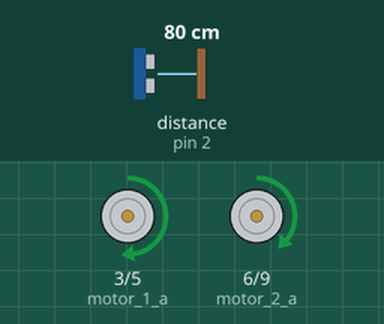
Simulated run of this sketch. Board: Arduino Uno, built with avr-gcc and run on an emulated ATmega328P. Shown: motor-driver pin pairs drawn as motors (green arrow = first pin HIGH = forward, orange = second pin HIGH = backward, longer = more drive). The test bench sets the inputs (shaded band); at power-on: distance to the obstacle (sensor on pin 2) 80 cm. The echo pulse lasts 58.3 µs per cm.

Above: at 1.2 s.
1.3 s: distance to the obstacle (sensor on pin 2) set to 2 cm
At 2.5 s:
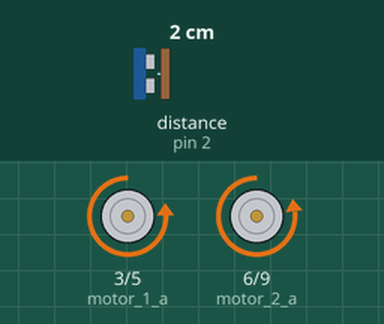
2.8 s: distance to the obstacle (sensor on pin 2) set to 18 cm
At 3.6 s:
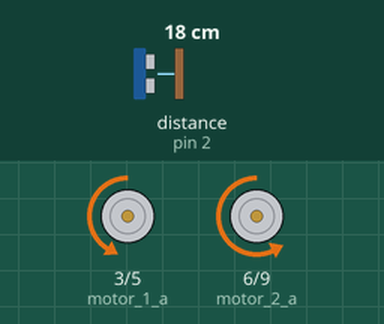
4.3 s: distance to the obstacle (sensor on pin 2) set to 35 cm
At 4.8 s:
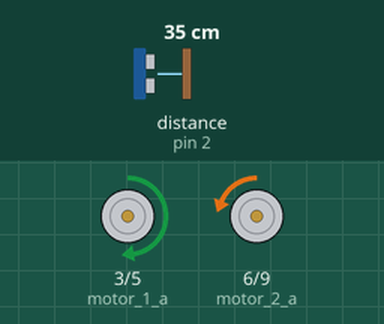
5.8 s: distance to the obstacle (sensor on pin 2) set to 120 cm
At 6.1 s:
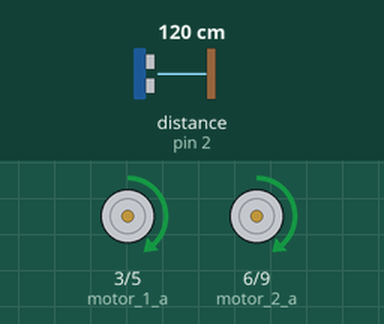
7.3 s: distance to the obstacle (sensor on pin 2) set to 250 cm
At 7.8 s:
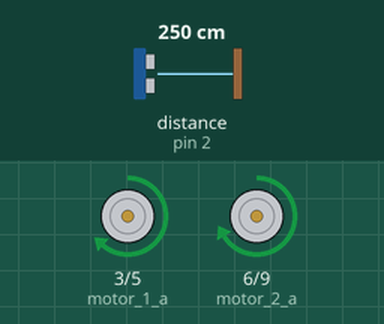
8.8 s: distance to the obstacle (sensor on pin 2) set to 299 cm
At 9.1 s:
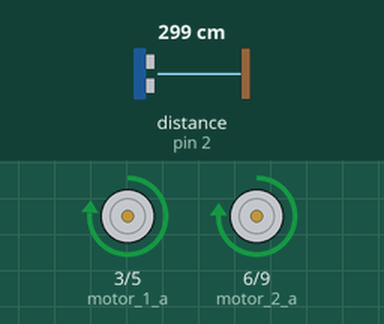
Timing chart, 0 to 11.3 s (numbered marks = the images above; inputs shaded):
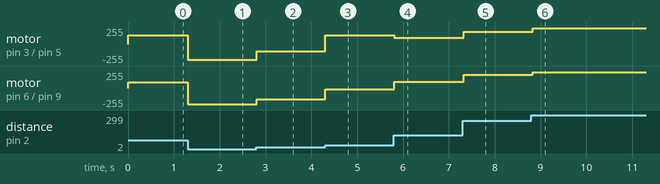

The sketch:

carrinho_rna1.ino
```cpp
const int motor_1_a   	= 3;
const int motor_1_b   	= 5;
const int motor_2_a		= 6;
const int motor_2_b		= 9;
const int sensor		= 2;
const int SENSOR_MAX	= 300;
const int SENSOR_MIN	= 50;

//Dados da rede
const double w1[5] =
  	{ -20.9891, 3.44292, 0.570445, 8.65519, 2.11751 };

const double w2[2][5] =
	{
    	{ -9.53031, -3.55946, -0.271678, 6.04317, -0.666103 },
    	{ -8.13692,  1.64008,  0.812694, 3.35845, -2.507660 }
 	};

const double b1[5] =
	{ 0.289591, -1.32474, 0.313235, -7.61457, -0.410876};


const double b2[2] =
	{ 3.07798, 0.90375 };

const int layerSize[3] = {1, 5, 2};


//---------------

double sigmoid(double x)
{
  return 1 / (1 + exp(-x));
}

double distancia()
{
  double tempo;

  // Emite sinal
  pinMode(sensor, OUTPUT);
  digitalWrite(sensor, HIGH);
  delayMicroseconds(100);
  digitalWrite(sensor, LOW);
  // Configura sensor para receber sinal
  pinMode(sensor, INPUT);
  tempo = pulseIn(sensor, HIGH);
  return tempo / 2 / 29.4;
}

void parar_motor_1()
{
  digitalWrite(motor_1_a, LOW);
  digitalWrite(motor_1_b, LOW);
}

void parar_motor_2()
{
  digitalWrite(motor_2_a, LOW);
  digitalWrite(motor_2_b, LOW);
}

void acelerar_motor_1(double velocidade)
{
  digitalWrite(motor_1_b, LOW);
  analogWrite(motor_1_a, velocidade);
}

void rear_motor_1(double velocidade)
{
  digitalWrite(motor_1_a, LOW);
  analogWrite(motor_1_b, velocidade);
}

void acelerar_motor_2(double velocidade)
{
  digitalWrite(motor_2_b, LOW);
  analogWrite(motor_2_a, velocidade);
}

void rear_motor_2(double velocidade)
{
  digitalWrite(motor_2_a, LOW);
  analogWrite(motor_2_b, velocidade);
}

void calculateOutput(double dist, double * Vout1, double * Vout2)
{
  double net[5];
  int neuron, k;
  double v1, v2;
  v1 = 0;
  v2 = 0;
  for (neuron = 0; neuron < layerSize[1]; neuron++)
  {
    net[neuron] = dist * w1[neuron] + b1[neuron];
    net[neuron] = sigmoid (net[neuron]);
  }

  for (k = 0; k < layerSize[1]; k++)
    v1 = v1 + net[k] * w2[0][k];
  v1 = v1 + b2[0];

  for (k = 0; k < layerSize[1]; k++)
    v2 = v2 + net[k] * w2[1][k];
  v2 = v2 + b2[1];

  v1 = sigmoid(v1);
  v2 = sigmoid(v2);

  v1 = (v1 * 510) -255;
  v2 = (v2 * 510) -255;

  *Vout1 = v1;
  *Vout2 = v2;
}

void setup()
{
  pinMode(motor_1_a, OUTPUT);
  pinMode(motor_1_b, OUTPUT);
  pinMode(motor_2_a, OUTPUT);
  pinMode(motor_2_b, OUTPUT);
  Serial.begin(9600);
}

void loop()
{
  double dist = distancia() / 300;
  double v1, v2;
  calculateOutput(dist, &v1, &v2);
  if (v1 > 0) acelerar_motor_1(v1);
  else rear_motor_1(v1 * (-1));
  if (v2 > 0) acelerar_motor_2(v2);
  else rear_motor_2(v2 * (-1));

}
```

Measured:
- after the input at 1.3 s, motor on pin 3 (motor_1_a) / pin 5 (motor_1_b): forward 129/255 → backward 235/255 at once; motor on pin 6 (motor_2_a) / pin 9 (motor_2_b): forward 83/255 → backward 242/255 at once
- after the input at 2.8 s, motor on pin 3 (motor_1_a) / pin 5 (motor_1_b): backward 235/255 → backward 105/255 at once; motor on pin 6 (motor_2_a) / pin 9 (motor_2_b): backward 242/255 → backward 165/255 at once
- after the input at 4.3 s, motor on pin 3 (motor_1_a) / pin 5 (motor_1_b): backward 105/255 → forward 129/255 at once; motor on pin 6 (motor_2_a) / pin 9 (motor_2_b): backward 165/255 → backward 19/255 at once
- after the input at 5.8 s, motor on pin 3 (motor_1_a) / pin 5 (motor_1_b): forward 129/255 → forward 94/255 at once; motor on pin 6 (motor_2_a) / pin 9 (motor_2_b): backward 19/255 → forward 95/255 at once
- after the input at 7.3 s, motor on pin 3 (motor_1_a) / pin 5 (motor_1_b): forward 94/255 → forward 181/255 at once; motor on pin 6 (motor_2_a) / pin 9 (motor_2_b): forward 95/255 → forward 200/255 at once
- after the input at 8.8 s, motor on pin 3 (motor_1_a) / pin 5 (motor_1_b): forward 181/255 → forward 240/255 at once; motor on pin 6 (motor_2_a) / pin 9 (motor_2_b): forward 200/255 → forward 235/255 at once
